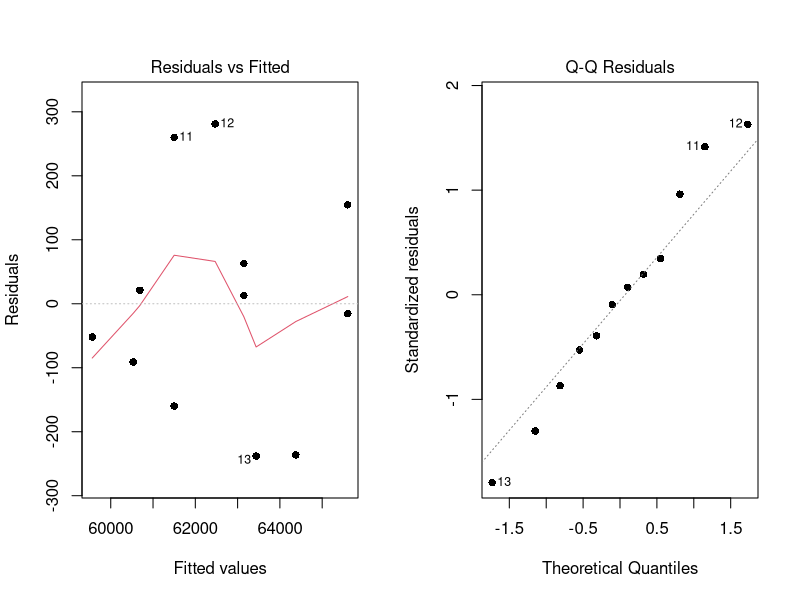

Here is the R script that generated this plot:
salary <- c(60710,NA,63160,63210,64140,65760,65590,59510,60440,61340,61760,62750,63200,NA)
x1 <- c(1,2,3,3,4,5,5,1,2,3,3,4,5,5)
x2 <- c(1,1,1,1,1,1,1,0,0,0,0,0,0,0)
df <- data.frame(salary, x1, x2)
df
model <- lm(salary ~ x1 * x2, data = df)
summary(model)
model
model1 <- aov(model, data = df)
model1
summary(model1)
par(mfrow=c(1,2))
plot(model, pch=16, which=1)
plot(model, pch=16, which=2)
#the textbook's f-value from anova table is wrong and rest all of the values are correct
